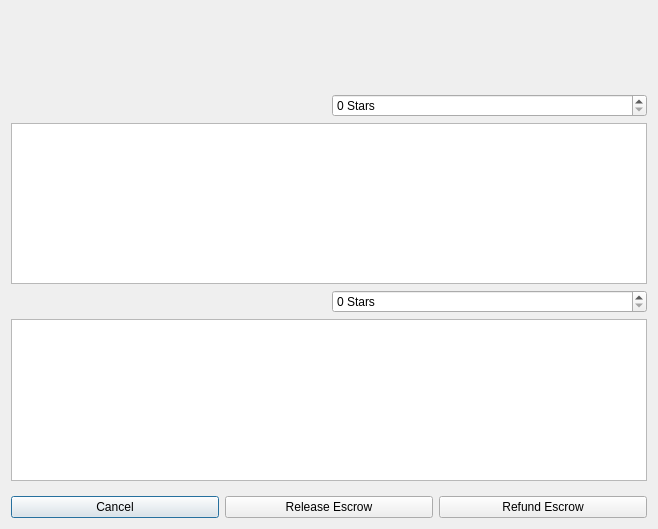
<?xml version="1.0" encoding="UTF-8"?>
<ui version="4.0">
 <class>ManageEscrowDialog</class>
 <widget class="QDialog" name="ManageEscrowDialog">
  <property name="geometry">
   <rect>
    <x>0</x>
    <y>0</y>
    <width>658</width>
    <height>529</height>
   </rect>
  </property>
  <property name="windowTitle">
   <string>Manage Your Escrow</string>
  </property>
  <layout class="QGridLayout" name="gridLayout">
   <item row="1" column="0">
    <widget class="QLabel" name="manageInfo">
     <property name="text">
      <string/>
     </property>
     <property name="wordWrap">
      <bool>true</bool>
     </property>
    </widget>
   </item>
   <item row="0" column="0">
    <widget class="QLabel" name="aboutEscrow">
     <property name="text">
      <string/>
     </property>
    </widget>
   </item>
   <item row="2" column="0">
    <layout class="QHBoxLayout" name="horizontalLayout">
     <item>
      <widget class="QLabel" name="manageInfo2">
       <property name="font">
        <font>
         <pointsize>12</pointsize>
         <weight>75</weight>
         <bold>true</bold>
        </font>
       </property>
       <property name="cursor">
        <cursorShape>IBeamCursor</cursorShape>
       </property>
       <property name="text">
        <string>&lt;html&gt;&lt;head/&gt;&lt;body&gt;&lt;p&gt;&lt;br/&gt;&lt;/p&gt;&lt;/body&gt;&lt;/html&gt;</string>
       </property>
       <property name="wordWrap">
        <bool>true</bool>
       </property>
       <property name="textInteractionFlags">
        <set>Qt::LinksAccessibleByMouse|Qt::TextSelectableByKeyboard|Qt::TextSelectableByMouse</set>
       </property>
      </widget>
     </item>
    </layout>
   </item>
   <item row="9" column="0">
    <layout class="QHBoxLayout" name="horizontalLayout_3">
     <item>
      <widget class="QPushButton" name="cancelButton">
       <property name="text">
        <string>Cancel</string>
       </property>
      </widget>
     </item>
     <item>
      <widget class="QPushButton" name="releaseButton">
       <property name="toolTip">
        <string>Release this escrow to the seller</string>
       </property>
       <property name="text">
        <string>Release Escrow</string>
       </property>
      </widget>
     </item>
     <item>
      <widget class="QPushButton" name="refundButton">
       <property name="toolTip">
        <string>Refund this escrow back to the buyer</string>
       </property>
       <property name="text">
        <string>Refund Escrow</string>
       </property>
      </widget>
     </item>
    </layout>
   </item>
   <item row="7" column="0">
    <spacer name="verticalSpacer">
     <property name="orientation">
      <enum>Qt::Vertical</enum>
     </property>
     <property name="sizeHint" stdset="0">
      <size>
       <width>20</width>
       <height>40</height>
      </size>
     </property>
    </spacer>
   </item>
   <item row="4" column="0">
    <layout class="QHBoxLayout" name="horizontalLayout_4">
     <item>
      <widget class="QTextEdit" name="primaryFeedback"/>
     </item>
    </layout>
   </item>
   <item row="5" column="0">
    <layout class="QHBoxLayout" name="horizontalLayout_5">
     <item>
      <widget class="QLabel" name="secondaryLabel">
       <property name="text">
        <string/>
       </property>
       <property name="wordWrap">
        <bool>true</bool>
       </property>
      </widget>
     </item>
     <item>
      <widget class="QSpinBox" name="secondaryRating">
       <property name="suffix">
        <string> Stars</string>
       </property>
       <property name="maximum">
        <number>5</number>
       </property>
      </widget>
     </item>
    </layout>
   </item>
   <item row="3" column="0">
    <layout class="QHBoxLayout" name="horizontalLayout_2">
     <item>
      <widget class="QLabel" name="primaryLabel">
       <property name="text">
        <string/>
       </property>
       <property name="wordWrap">
        <bool>true</bool>
       </property>
      </widget>
     </item>
     <item>
      <widget class="QSpinBox" name="primaryRating">
       <property name="suffix">
        <string> Stars</string>
       </property>
       <property name="maximum">
        <number>5</number>
       </property>
      </widget>
     </item>
    </layout>
   </item>
   <item row="6" column="0">
    <layout class="QHBoxLayout" name="horizontalLayout_6">
     <item>
      <widget class="QTextEdit" name="secondaryFeedback"/>
     </item>
    </layout>
   </item>
  </layout>
 </widget>
 <resources>
  <include location="../syscoin.qrc"/>
 </resources>
 <connections/>
</ui>
